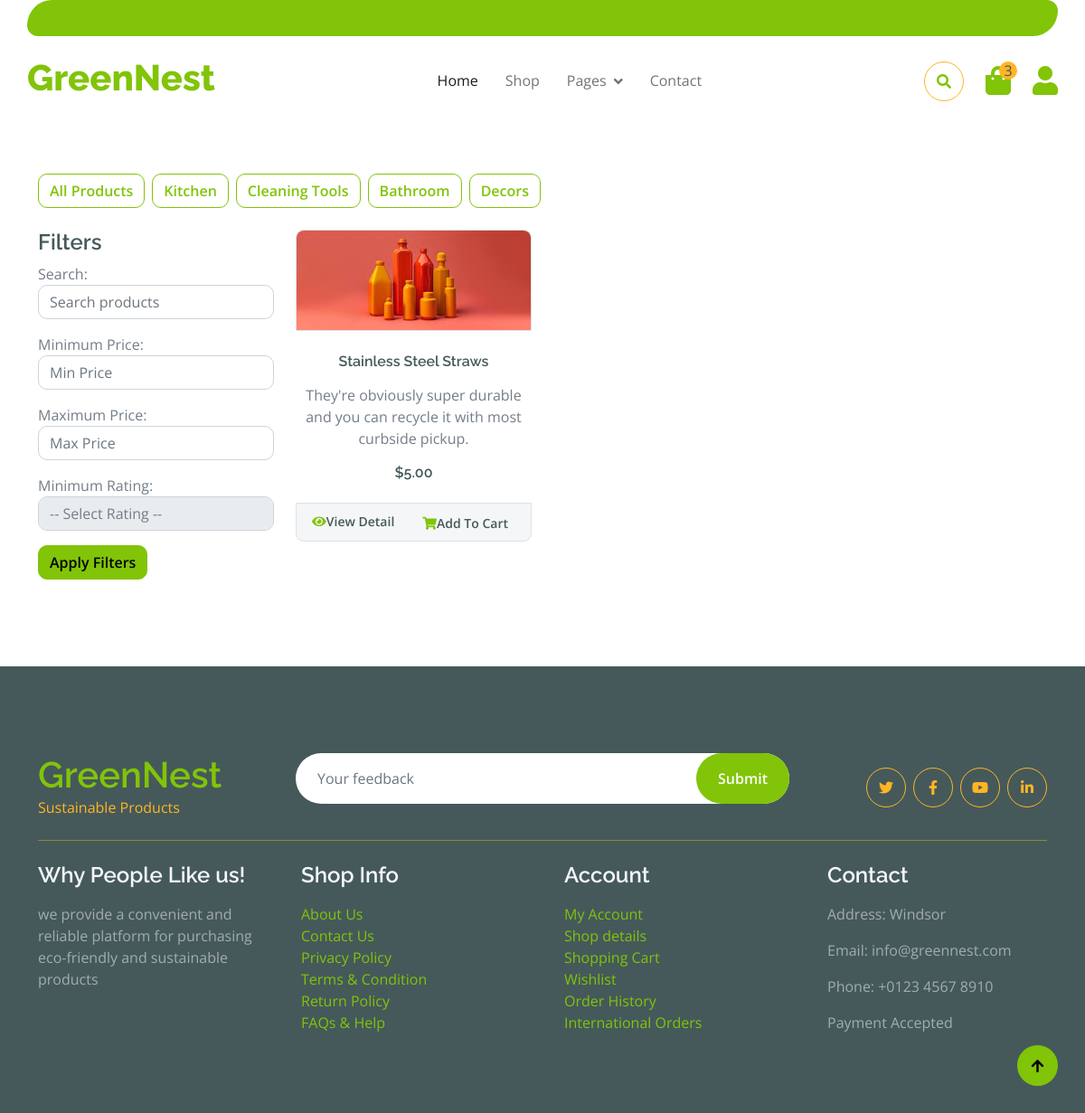
Page /category/1/ on the committed database.
### landingPage/models.py (models this page shows, shortened)
class Category(models.Model):
    name = models.CharField(max_length=100)

class Product(models.Model):
    name = models.CharField(max_length=255)
    description = models.TextField(default='')
    price = models.DecimalField(max_digits=10, decimal_places=2)
    category = models.ForeignKey(Category, on_delete=models.CASCADE, related_name='products', default=1)
    stock = models.PositiveIntegerField(default=100)
    image = models.ImageField(upload_to='products/images/')
    brand = models.CharField(max_length=255, default='')
    date_added = models.DateTimeField(default=timezone.now)
    last_updated = models.DateTimeField(auto_now=True)
    discount_price = models.DecimalField(max_digits=10, decimal_places=2, null=True, blank=True)
    expiration_date = models.DateField(default=one_year_from_today)
    rating = models.PositiveIntegerField(validators=[validate_rating], null=True, blank=True)

### landingPage/views.py (the view)
# urls.py: path('category/<int:category_id>/', views.category_products, name='category_products'),
def category_products(request, category_id):
    categories = Category.objects.all()
    products = Product.objects.filter(category_id=category_id)
    search_query = request.GET.get('search')
    min_price = request.GET.get('min_price')
    max_price = request.GET.get('max_price')
    rating_query = request.GET.get('rating')
    if search_query:
        products = products.filter(name__icontains=search_query) | products.filter(description__contains=search_query)
    if min_price:
        products = products.filter(price__gte=min_price)
    if max_price:
        products = products.filter(price__lte=max_price)
    if rating_query:
        products = products.filter(rating__gte=rating_query)
    context = {
        'categories': categories,
        'products': products,
        'category_id': category_id
    }
    return render(request, 'landingPage/shop.html', context)

### landingPage/templates/landingPage/shop.html (shortened to what this page needs)
{% extends 'landingPage/base.html' %}
{% load static %}
{% block content %}
<div class="container-fluid py-5 mb-5 hero-header">
</div>
<div class="container-fluid py-5">
    <div class="container">
        <div class="row">
            <div class="col-lg-12 mb-3">
                <div class="d-flex justify-content-start flex-wrap">
                    <a href="{% url 'landingPage:shop' %}" class="btn btn-outline-primary me-2 mb-2">All Products</a>
                    {% for category in categories %}
                    <a href="{% url 'landingPage:category_products' category.id %}" class="btn btn-outline-primary me-2 mb-2">{{ category.name }}</a>
                    {% endfor %}
                </div>
            </div>
            <div class="col-lg-3">
                <h4>Filters</h4>
                <form method="GET" action="{% url 'landingPage:shop' %}">
                    <div class="mb-3">
                        <label for="search">Search:</label>
                        <input type="text" id="search" name="search" class="form-control" placeholder="Search products">
                    </div>
                    <div class="mb-3">
                        <label for="min_price">Minimum Price:</label>
                        <input type="number" id="min_price" name="min_price" class="form-control" placeholder="Min Price">
                    </div>
                    <div class="mb-3">
                        <label for="max_price">Maximum Price:</label>
                        <input type="number" id="max_price" name="max_price" class="form-control" placeholder="Max Price">
                    </div>
                    <div class="mb-3">
                        <label for="rating">Minimum Rating:</label>
                        <select id="rating" name="rating" class="form-control">
                            <option value="">-- Select Rating --</option>
                        </select>
                    </div>
                    <button type="submit" class="btn btn-primary">Apply Filters</button>
                </form>
            </div>
            <div class="col-lg-9">
                <div class="row">
                    {% for product in products %}
                    <div class="col-lg-4 col-md-6 col-sm-6 pb-1">
                        <div class="card product-item border-0 mb-4">
                            <div class="card-header product-img position-relative overflow-hidden bg-transparent border p-0">
                                <img class="img-fluid w-100" src="{{ product.image.url }}" alt="{{ product.name }}">
                            </div>
                            <div class="card-body border-left border-right text-center p-0 pt-4 pb-3">
                                <h6 class="text-truncate mb-3">{{ product.name }}</h6>
                                <p>{{ product.description }}</p>
                                <div class="d-flex justify-content-center">
                                    <h6>${{ product.price }}</h6>
                                </div>
                            </div>
                            <div class="card-footer d-flex justify-content-between bg-light border">
                                <a href="{% url 'landingPage:product_detail' product.id %}" class="btn btn-sm text-dark p-0"><i class="fas fa-eye text-primary mr-1"></i>View Detail</a>
                                <form action="{% url 'landingPage:add_to_cart' product.id %}" method="post" class="me-2">
                                    <button type="submit" class="btn btn-sm text-dark p-0"><i class="fas fa-shopping-cart text-primary mr-1"></i>Add To Cart</button>
                                </form>
                            </div>
                        </div>
                    </div>
                    {% endfor %}
                </div>
            </div>
        </div>
    </div>
</div>
{% endblock %}

### static/css/landingPage.css (style rules this page uses)
.btn { font-weight: 600; transition: .5s; }

### rows in the picture
Category: name "Kitchen"
Category: name "Cleaning Tools"
Category: name "Bathroom"
Category: name "Decors"
Product: image (picture), name "Stainless Steel Straws", description "They're obviously super durable and you can recycle it with most curbside pickup.", price "5.00"
